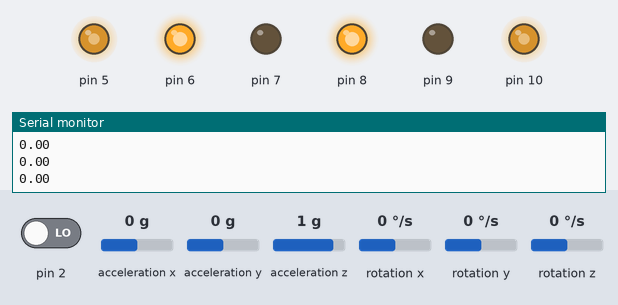
This sketch was run on a simulated Arduino Uno, built with avr-gcc and run on an emulated ATmega328P. Shown: output pins drawn as LEDs (lit = HIGH), the last lines printed to the serial monitor. The inputs (shaded band) are chosen by the test bench; at power-on: acceleration x 0 g, pin 2 LOW, acceleration y 0 g, acceleration z 1 g, rotation x 0 °/s, rotation y 0 °/s, rotation z 0 °/s. The sensor or clock chip raises its interrupt line as the real part does.

Above: at 1.7 s.
1.8 s: acceleration x set to -1.4 g
At 2.3 s:
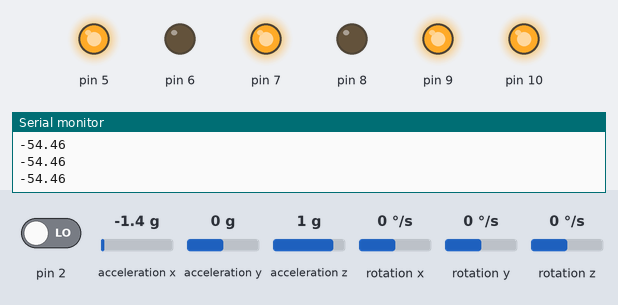
3.3 s: acceleration x set to 0 g
At 6.2 s:
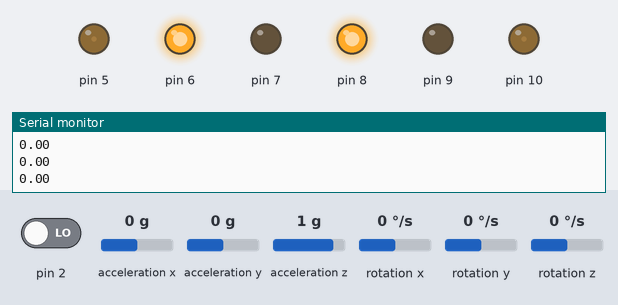
6.3 s: pin 2 driven HIGH
9.3 s: acceleration x set to -0.8 g
At 10.4 s:
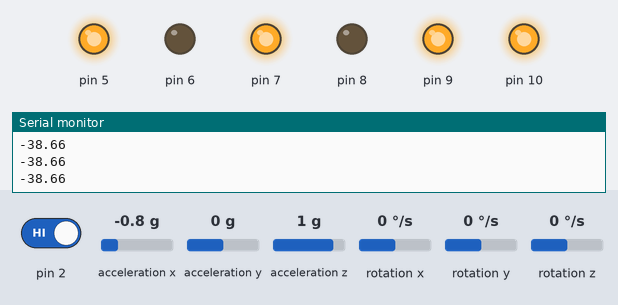
10.8 s: acceleration x set to 0.8 g
At 11.9 s:
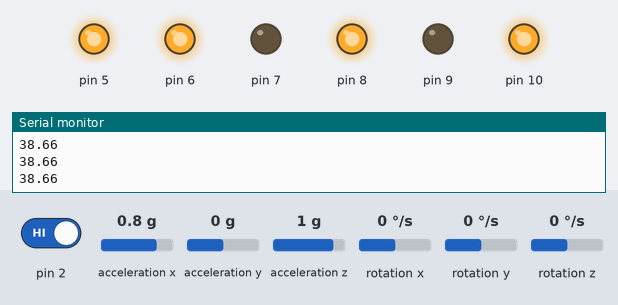
Timing chart, 0 to 13.3 s (numbered marks = the images above; inputs shaded):
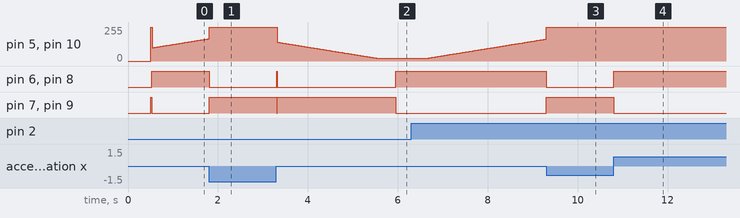

The sketch:

selfbalancing.ino
```cpp
#include <PID_v1.h>
#include <LMotorController.h>
#include "I2Cdev.h"
#include "MPU6050_6Axis_MotionApps20.h"

#if I2CDEV_IMPLEMENTATION == I2CDEV_ARDUINO_WIRE
    #include "Wire.h"
#endif

#define MIN_ABS_SPEED 20

MPU6050 mpu;

// MPU control/status vars
bool dmpReady = false;  // set true if DMP init was successful
uint8_t mpuIntStatus;   // holds actual interrupt status byte from MPU
uint8_t devStatus;      // return status after each device operation (0 = success, !0 = error)
uint16_t packetSize;    // expected DMP packet size (default is 42 bytes)
uint16_t fifoCount;     // count of all bytes currently in FIFO
uint8_t fifoBuffer[64]; // FIFO storage buffer

// orientation/motion vars
Quaternion q;           // [w, x, y, z]         quaternion container
VectorFloat gravity;    // [x, y, z]            gravity vector
float ypr[3];           // [yaw, pitch, roll]   yaw/pitch/roll container and gravity vector

//PID
double originalSetpoint = 173;
double setpoint = originalSetpoint;
double movingAngleOffset = 0.1;
double input, output;
int moveState=0; //0 = balance; 1 = back; 2 = forth

// Aqui calibrar PID
double Kp = 16;
double Kd = 1.3;
double Ki = 8;

PID pid(&input, &output, &setpoint, Kp, Ki, Kd, DIRECT);

// Aqui velocidad de los motores
double motorSpeedFactorLeft = 1;
double motorSpeedFactorRight = 1;

// Aqui cambiar los pines del motor
//MOTOR CONTROLLER
int ENA = 10;
int IN1 = 9;
int IN2 = 8;
int IN3 = 7;
int IN4 = 6;
int ENB = 5;
LMotorController motorController(ENA, IN1, IN2, ENB, IN3, IN4, motorSpeedFactorLeft, motorSpeedFactorRight);

//timers
long time1Hz = 0;
long time5Hz = 0;

volatile bool mpuInterrupt = false;     // indicates whether MPU interrupt pin has gone high
void dmpDataReady()
{
    mpuInterrupt = true;
}


void setup()
{
    // join I2C bus (I2Cdev library doesn't do this automatically)
    #if I2CDEV_IMPLEMENTATION == I2CDEV_ARDUINO_WIRE
        Wire.begin();
        TWBR = 24; // 400kHz I2C clock (200kHz if CPU is 8MHz)
    #elif I2CDEV_IMPLEMENTATION == I2CDEV_BUILTIN_FASTWIRE
        Fastwire::setup(400, true);
    #endif

    // initialize serial communication
    // (115200 chosen because it is required for Teapot Demo output, but it's
    // really up to you depending on your project)
    Serial.begin(115200);
    while (!Serial); // wait for Leonardo enumeration, others continue immediately

    // initialize device
    Serial.println(F("Initializing I2C devices..."));
    mpu.initialize();

    // verify connection
    Serial.println(F("Testing device connections..."));
    Serial.println(mpu.testConnection() ? F("MPU6050 connection successful") : F("MPU6050 connection failed"));

    // load and configure the DMP
    Serial.println(F("Initializing DMP..."));
    devStatus = mpu.dmpInitialize();

    // Aqui calibrar los valores del MPU en posicion calibrada
    mpu.setXGyroOffset(852);
    mpu.setYGyroOffset(58);
    mpu.setZGyroOffset(-53);
    mpu.setZAccelOffset(1788); // 1688 factory default for my test chip
//852, 58, -53

    // make sure it worked (returns 0 if so)
    if (devStatus == 0)
    {
        // turn on the DMP, now that it's ready
        Serial.println(F("Enabling DMP..."));
        mpu.setDMPEnabled(true);

        // enable Arduino interrupt detection
        Serial.println(F("Enabling interrupt detection (Arduino external interrupt 0)..."));
        attachInterrupt(0, dmpDataReady, RISING);
        mpuIntStatus = mpu.getIntStatus();

        // set our DMP Ready flag so the main loop() function knows it's okay to use it
        Serial.println(F("DMP ready! Waiting for first interrupt..."));
        dmpReady = true;

        // get expected DMP packet size for later comparison
        packetSize = mpu.dmpGetFIFOPacketSize();

        //setup PID

        pid.SetMode(AUTOMATIC);
        pid.SetSampleTime(10);
        pid.SetOutputLimits(-255, 255);
    }
    else
    {
        // ERROR!
        // 1 = initial memory load failed
        // 2 = DMP configuration updates failed
        // (if it's going to break, usually the code will be 1)
        Serial.print(F("DMP Initialization failed (code "));
        Serial.print(devStatus);
        Serial.println(F(")"));
    }
}


void loop()
{
    // if programming failed, don't try to do anything
    if (!dmpReady) return;

    // wait for MPU interrupt or extra packet(s) available
    while (!mpuInterrupt && fifoCount < packetSize)
    {
        //no mpu data - performing PID calculations and output to motors

        pid.Compute();
        motorController.move(output, MIN_ABS_SPEED);

    }

    // reset interrupt flag and get INT_STATUS byte
    mpuInterrupt = false;
    mpuIntStatus = mpu.getIntStatus();

    // get current FIFO count
    fifoCount = mpu.getFIFOCount();

    // check for overflow (this should never happen unless our code is too inefficient)
    if ((mpuIntStatus & 0x10) || fifoCount == 1024)
    {
        // reset so we can continue cleanly
        mpu.resetFIFO();
        Serial.println(F("FIFO overflow!"));

    // otherwise, check for DMP data ready interrupt (this should happen frequently)
    }
    else if (mpuIntStatus & 0x02)
    {
        // wait for correct available data length, should be a VERY short wait
        while (fifoCount < packetSize) fifoCount = mpu.getFIFOCount();

        // read a packet from FIFO
        mpu.getFIFOBytes(fifoBuffer, packetSize);

        // track FIFO count here in case there is > 1 packet available
        // (this lets us immediately read more without waiting for an interrupt)
        fifoCount -= packetSize;

        mpu.dmpGetQuaternion(&q, fifoBuffer);
        mpu.dmpGetGravity(&gravity, &q);
        mpu.dmpGetYawPitchRoll(ypr, &q, &gravity);
        //#if LOG_INPUT
            //Serial.print("ypr\t");
            //Serial.print(ypr[0] * 180/M_PI);
            //Serial.print("\t");
            Serial.print(ypr[1] * 180/M_PI);  //aqui el angulo
            //Serial.print("\n");
            //Serial.println(ypr[2] * 180/M_PI);
        //#endif
        input = ypr[1] * 180/M_PI + 180;
        //Serial.print("\t");
        //Serial.print(input);
        //Serial.print("\n");
        //Serial.print(output);     // Aqui la salida de voltaje
        Serial.print("\n");

   }
}
```

LMotorController.h
```cpp
#ifndef LMotorController_h
#define LMotorController_h


#include "Arduino.h"


class LMotorController
{
protected:
    int _ena, _in1, _in2, _enb, _in3, _in4;
    int _currentSpeed;
    double _motorAConst, _motorBConst;
public:
    LMotorController(int ena, int in1, int in2, int enb, int in3, int in4, double motorAConst, double motorBConst);
    void move(int leftSpeed, int rightSpeed, int minAbsSpeed);
    void move(int speed);
    void move(int speed, int minAbsSpeed);
    void turnLeft(int speed, bool kick);
    void turnRight(int speed, bool kick);
    void stopMoving();
};


#endif
```

Measured:
- after the input at 1.8 s, pin 6, pin 8: HIGH → LOW at once; pin 7, pin 9: LOW → HIGH at once
- after the input at 3.3 s, pin 5, pin 10: moves from 255/255 to 20/255 over 2.2 s, starting at once; pin 6, pin 8: LOW → HIGH at once, → LOW 0.01 s later, → HIGH 2.6 s later; pin 7, pin 9: HIGH → LOW at once, → HIGH 0.01 s later, → LOW 2.6 s later
- after the input at 9.3 s, pin 6, pin 8: HIGH → LOW at once; pin 7, pin 9: LOW → HIGH at once
- after the input at 10.8 s, pin 6, pin 8: LOW → HIGH at once; pin 7, pin 9: HIGH → LOW at once
